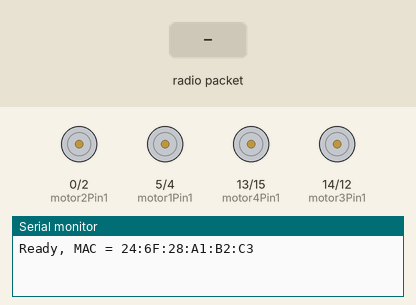
A sketch run on a simulated ESP8266 (NodeMCU). On the bench: motor-driver pin pairs drawn as motors (green arrow = first pin HIGH = forward, orange = second pin HIGH = backward, longer = more drive), the last lines printed to the serial monitor. The inputs (shaded band) are chosen by the test bench.

Above: at 1.2 s.
1.3 s: radio packet "W" arrives
At 2.4 s:
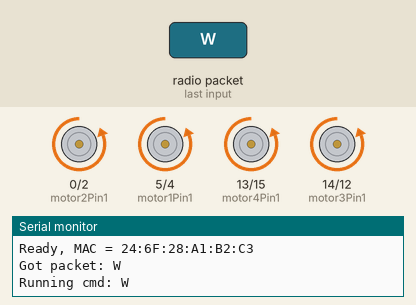
2.8 s: radio packet "A" arrives
At 3.5 s:
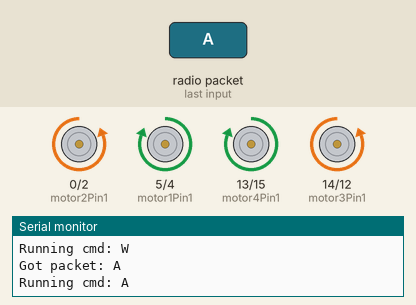
4.3 s: radio packet "D" arrives
At 4.7 s:
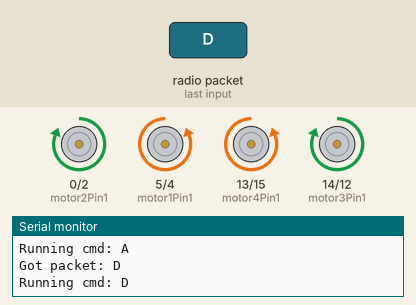
5.8 s: radio packet "Q" arrives
At 7.0 s:
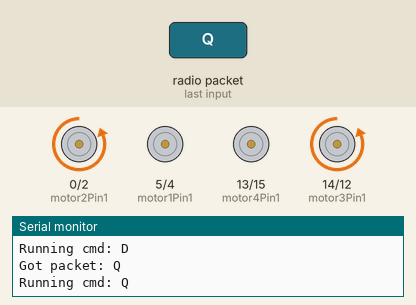
7.3 s: radio packet "E" arrives
At 8.2 s:
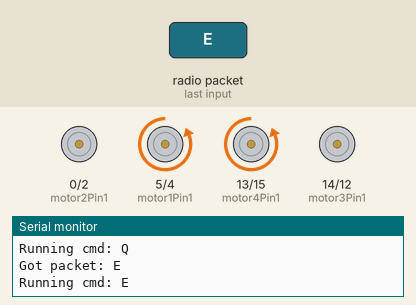
8.8 s: radio packet "Z" arrives
At 9.3 s:
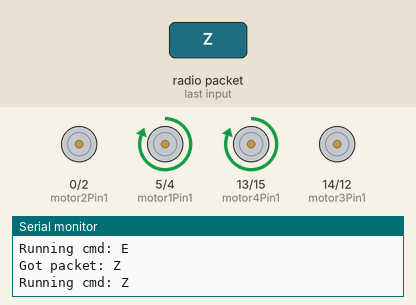
Timing chart, 0 to 11.3 s (numbered marks = the images above; inputs shaded):
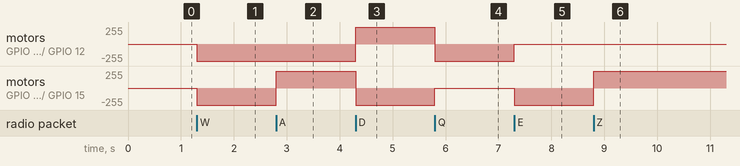

Measured:
- after the input at 1.3 s, motor on GPIO 0 (motor2Pin1) / GPIO 2 (motor2Pin2), motor on GPIO 5 (motor1Pin1) / GPIO 4 (motor1Pin2), motor on GPIO 13 (motor4Pin1) / GPIO 15 (motor4Pin2), motor on GPIO 14 (motor3Pin1) / GPIO 12 (motor3Pin2): stopped → backward 255/255 at once
- after the input at 2.8 s, motor on GPIO 5 (motor1Pin1) / GPIO 4 (motor1Pin2), motor on GPIO 13 (motor4Pin1) / GPIO 15 (motor4Pin2): backward 255/255 → forward 255/255 at once
- after the input at 4.3 s, motor on GPIO 0 (motor2Pin1) / GPIO 2 (motor2Pin2), motor on GPIO 14 (motor3Pin1) / GPIO 12 (motor3Pin2): backward 255/255 → forward 255/255 at once; motor on GPIO 5 (motor1Pin1) / GPIO 4 (motor1Pin2), motor on GPIO 13 (motor4Pin1) / GPIO 15 (motor4Pin2): forward 255/255 → backward 255/255 at once
- after the input at 5.8 s, motor on GPIO 0 (motor2Pin1) / GPIO 2 (motor2Pin2), motor on GPIO 14 (motor3Pin1) / GPIO 12 (motor3Pin2): forward 255/255 → backward 255/255 at once; motor on GPIO 5 (motor1Pin1) / GPIO 4 (motor1Pin2), motor on GPIO 13 (motor4Pin1) / GPIO 15 (motor4Pin2): backward 255/255 → stopped at once
- after the input at 7.3 s, motor on GPIO 0 (motor2Pin1) / GPIO 2 (motor2Pin2), motor on GPIO 14 (motor3Pin1) / GPIO 12 (motor3Pin2): backward 255/255 → stopped at once; motor on GPIO 5 (motor1Pin1) / GPIO 4 (motor1Pin2), motor on GPIO 13 (motor4Pin1) / GPIO 15 (motor4Pin2): stopped → backward 255/255 at once
- after the input at 8.8 s, motor on GPIO 5 (motor1Pin1) / GPIO 4 (motor1Pin2), motor on GPIO 13 (motor4Pin1) / GPIO 15 (motor4Pin2): backward 255/255 → forward 255/255 at once

The sketch:

motor_control.ino
```cpp
/********************************************************************
 *  ESP8266 Robot Car – ESP‑NOW receiver
 ********************************************************************/
#include <ESP8266WiFi.h>
#include <espnow.h>
#include <user_interface.h>

// ---------- Motor pins ----------
#define motor1Pin1 5   // D1
#define motor1Pin2 4   // D2
#define motor2Pin1 0   // D3
#define motor2Pin2 2   // D4
#define motor3Pin1 14  // D5
#define motor3Pin2 12  // D6
#define motor4Pin1 13  // D7
#define motor4Pin2 15  // D8

// ---------- Prototype declarations ----------
void handleCmd(char c);
void forward(), forwardLeft(), forwardRight();

void rotateLeft(), rotateRight(), left(), right();
void backward(), backLeft(), backRight(), stop();

// ---------- Global flag set from ISR ----------
volatile char pendingCmd = 's';            // default = stop
volatile bool newCmd = false;

// ---------- ESP‑NOW receive callback ----------
void onDataRecv(uint8_t *mac, uint8_t *incomingData, uint8_t len) {
  if (len == 1) {                          // we expect exactly one byte
    pendingCmd = incomingData[0];
    newCmd = true;
  }
  Serial.printf("Got packet: %c\n", pendingCmd);
}

void setup() {
  Serial.begin(115200);

  // ----- GPIO init -----
  pinMode(motor1Pin1, OUTPUT); pinMode(motor1Pin2, OUTPUT);
  pinMode(motor2Pin1, OUTPUT); pinMode(motor2Pin2, OUTPUT);
  pinMode(motor3Pin1, OUTPUT); pinMode(motor3Pin2, OUTPUT);
  pinMode(motor4Pin1, OUTPUT); pinMode(motor4Pin2, OUTPUT);
  stop();

  // ----- Radio init -----
  WiFi.mode(WIFI_STA);             // station only
  WiFi.disconnect();               // no AP
  wifi_set_channel(1);             // MUST match transmitter

  if (esp_now_init() != 0) {
    Serial.println("ESP‑NOW init failed");
    while (true) delay(100);
  }
  esp_now_set_self_role(ESP_NOW_ROLE_SLAVE);
  esp_now_register_recv_cb(onDataRecv);

  Serial.print("Ready, MAC = "); Serial.println(WiFi.macAddress());
}

void loop() {
  if (newCmd) {                    // process outside ISR context
    noInterrupts();
    char c = pendingCmd;
    newCmd = false;
    interrupts();
    handleCmd(c);
  }
}

/*************** Map byte -> motion ****************/
void handleCmd(char c) {
  Serial.printf("Running cmd: %c\n", c);
  switch (c) {
    case 'W': forward();            break;
    case 'A': left();               break;
    case 'D': right();              break;
    case 'S': stop();               break;
    case 'Q': forwardLeft();        break;
    case 'E': forwardRight();       break;
    case 'Z': backLeft();           break;
    case 'X': backward();           break;
    case 'C': backRight();          break;
    case '1': rotateLeft();         break;
    case '3': rotateRight();        break;
    default : stop();               break;
  }
}

// ---------------------------
// Motor movement functions
// ---------------------------
void rotateLeft() {
  // Front Left Backward
  digitalWrite(motor1Pin1, HIGH);
  digitalWrite(motor1Pin2, LOW);
  // Front Right Forward
  digitalWrite(motor2Pin1, LOW);
  digitalWrite(motor2Pin2, HIGH);
  // Rear Left Backward
  digitalWrite(motor3Pin1, HIGH);
  digitalWrite(motor3Pin2, LOW);
  // Rear Right Forward
  digitalWrite(motor4Pin1, LOW);
  digitalWrite(motor4Pin2, HIGH);
}
void rotateRight() {
  // Front Left Forward
  digitalWrite(motor1Pin1, LOW);
  digitalWrite(motor1Pin2, HIGH);
  // Front Right Backward
  digitalWrite(motor2Pin1, HIGH);
  digitalWrite(motor2Pin2, LOW);
  // Rear Left Forward
  digitalWrite(motor3Pin1, LOW);
  digitalWrite(motor3Pin2, HIGH);
  // Rear Right Backward
  digitalWrite(motor4Pin1, HIGH);
  digitalWrite(motor4Pin2, LOW);
}


void forwardLeft() {
  // Front Left Stop
  digitalWrite(motor1Pin1, LOW);
  digitalWrite(motor1Pin2, LOW);
  // Front Right Forward
  digitalWrite(motor2Pin1, LOW);
  digitalWrite(motor2Pin2, HIGH);
  // Rear Left Forward
  digitalWrite(motor3Pin1, LOW);
  digitalWrite(motor3Pin2, HIGH);
  // Rear Right Stop
  digitalWrite(motor4Pin1, LOW);
  digitalWrite(motor4Pin2, LOW);
}
void forward() {
  // Front Left Forward
  digitalWrite(motor1Pin1, LOW);
  digitalWrite(motor1Pin2, HIGH);
  // Front Right Forward
  digitalWrite(motor2Pin1, LOW);
  digitalWrite(motor2Pin2, HIGH);
  // Rear Left Forward
  digitalWrite(motor3Pin1, LOW);
  digitalWrite(motor3Pin2, HIGH);
  // Rear Right Forward
  digitalWrite(motor4Pin1, LOW);
  digitalWrite(motor4Pin2, HIGH);
}
void forwardRight() {
  // Front Left Forward
  digitalWrite(motor1Pin1, LOW);
  digitalWrite(motor1Pin2, HIGH);
  // Front Right Stop
  digitalWrite(motor2Pin1, LOW);
  digitalWrite(motor2Pin2, LOW);
  // Rear Left Stop
  digitalWrite(motor3Pin1, LOW);
  digitalWrite(motor3Pin2, LOW);
  // Rear Right Forward
  digitalWrite(motor4Pin1, LOW);
  digitalWrite(motor4Pin2, HIGH);
}


void left() {
  // Front Left Backward
  digitalWrite(motor1Pin1, HIGH);
  digitalWrite(motor1Pin2, LOW);
  // Front Right Forward
  digitalWrite(motor2Pin1, LOW);
  digitalWrite(motor2Pin2, HIGH);
  // Rear Left Forward
  digitalWrite(motor3Pin1, LOW);
  digitalWrite(motor3Pin2, HIGH);
  // Rear Right Backward
  digitalWrite(motor4Pin1, HIGH);
  digitalWrite(motor4Pin2, LOW);
}
void stop() {
  // Front Left Stop
  digitalWrite(motor1Pin1, LOW);
  digitalWrite(motor1Pin2, LOW);
  // Front Right Stop
  digitalWrite(motor2Pin1, LOW);
  digitalWrite(motor2Pin2, LOW);
  // Rear Left Stop
  digitalWrite(motor3Pin1, LOW);
  digitalWrite(motor3Pin2, LOW);
  // Rear Right Stop
  digitalWrite(motor4Pin1, LOW);
  digitalWrite(motor4Pin2, LOW);
}
void right() {
  // Front Left Forward
  digitalWrite(motor1Pin1, LOW);
  digitalWrite(motor1Pin2, HIGH);
  // Front Right Backward
  digitalWrite(motor2Pin1, HIGH);
  digitalWrite(motor2Pin2, LOW);
  // Rear Left Backward
  digitalWrite(motor3Pin1, HIGH);
  digitalWrite(motor3Pin2, LOW);
  // Rear Right Forward
  digitalWrite(motor4Pin1, LOW);
  digitalWrite(motor4Pin2, HIGH);
}


void backLeft() {
  // Front Left Backward
  digitalWrite(motor1Pin1, HIGH);
  digitalWrite(motor1Pin2, LOW);
  // Front Right Stop
  digitalWrite(motor2Pin1, LOW);
  digitalWrite(motor2Pin2, LOW);
  // Rear Left Stop
  digitalWrite(motor3Pin1, LOW);
  digitalWrite(motor3Pin2, LOW);
  // Rear Right Backward
  digitalWrite(motor4Pin1, HIGH);
  digitalWrite(motor4Pin2, LOW);
}
void backward() {
  // Front Left Backward
  digitalWrite(motor1Pin1, HIGH);
  digitalWrite(motor1Pin2, LOW);
  // Front Right Backward
  digitalWrite(motor2Pin1, HIGH);
  digitalWrite(motor2Pin2, LOW);
  // Rear Left Backward
  digitalWrite(motor3Pin1, HIGH);
  digitalWrite(motor3Pin2, LOW);
  // Rear Right Backward
  digitalWrite(motor4Pin1, HIGH);
  digitalWrite(motor4Pin2, LOW);
}
void backRight() {
  // Front Left Stop
  digitalWrite(motor1Pin1, LOW);
  digitalWrite(motor1Pin2, LOW);
  // Front Right Backward
  digitalWrite(motor2Pin1, HIGH);
  digitalWrite(motor2Pin2, LOW);
  // Rear Left Backward
  digitalWrite(motor3Pin1, HIGH);
  digitalWrite(motor3Pin2, LOW);
  // Rear Right Stop
  digitalWrite(motor4Pin1, LOW);
  digitalWrite(motor4Pin2, LOW);
}
```
